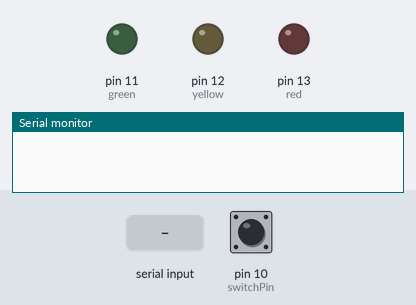
Simulated run of this sketch. Board: Arduino Uno, built with avr-gcc and run on an emulated ATmega328P. Shown: output pins drawn as LEDs (lit = HIGH), the last lines printed to the serial monitor. The inputs (shaded band) are chosen by the test bench; at power-on: pin 10 (switchPin) HIGH.

Above: at 1.2 s.
1.3 s: "1" received over Serial
At 2.3 s:
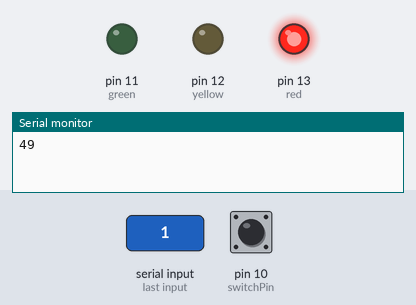
4.3 s: "2" received over Serial
At 5.3 s:
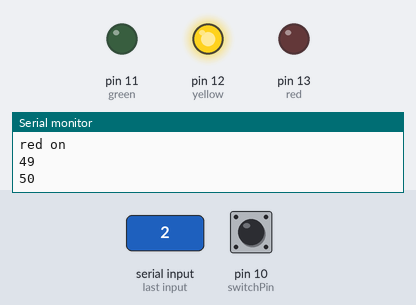
7.3 s: "3" received over Serial
At 9.3 s:
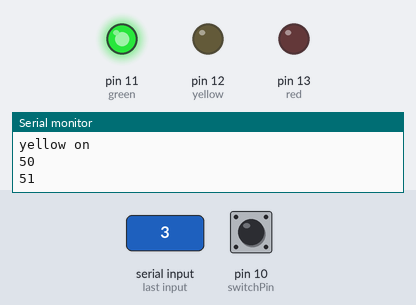
10.3 s: "4" received over Serial
At 12.3 s:
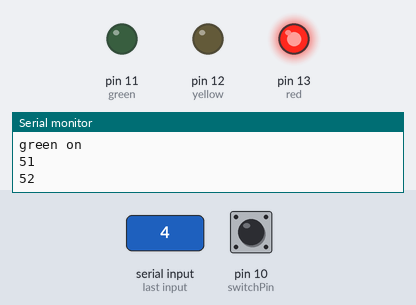
13.3 s: "5" received over Serial
16.3 s: pin 10 (switchPin) pulled LOW for 3.2 s
Timing chart, 0 to 53.5 s (numbered marks = the images above; inputs shaded):
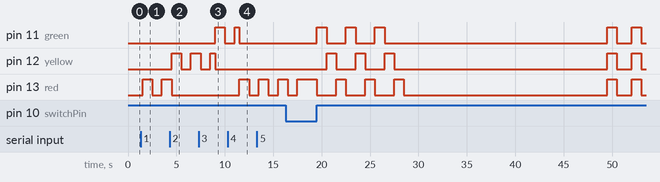

Measured:
- after the input at 1.3 s, pin 13 (red): LOW → HIGH after 0.20 s, → LOW 1.0 s later, → HIGH 1.0 s later
- after the input at 4.3 s, pin 12 (yellow): LOW → HIGH after 0.20 s, → LOW 1.0 s later, → HIGH 1.0 s later; pin 13 (red): HIGH → LOW after 0.20 s
- after the input at 7.3 s, pin 11 (green): LOW → HIGH after 1.7 s, → LOW 1.0 s later
- after the input at 10.3 s, pin 13 (red): LOW → HIGH after 1.2 s, → LOW 1.0 s later

The sketch:

jenkins_ino.ino
```cpp
int red = 13;
int yellow = 12;
int green = 11;

int switchPin = 10;

int inByte;
long lastTx = 0;

void setup() {

  Serial.begin(9600);
  pinMode(red, OUTPUT);
  pinMode(yellow, OUTPUT);
  pinMode(green, OUTPUT);

  pinMode(switchPin, INPUT);
  digitalWrite(switchPin, HIGH);
}


void loop() {

  if (digitalRead(switchPin) == HIGH){

    // check serial buffer
    if (Serial.available() > 0){
      // read serial byte
      inByte = Serial.read();
      // print serial byte
      Serial.println(inByte);
      lastTx = millis();

      digitalWrite(red, LOW);
      digitalWrite(yellow, LOW);
      digitalWrite(green, LOW);

      switch(inByte){
        // if serial value received is "49", blink yellow light
        case 49:
          blink(red);
          digitalWrite(red, HIGH);
          Serial.println("red on");
          break;
        case 50:
          blink(yellow);
          blink(yellow);
          digitalWrite(yellow, HIGH);
          Serial.println("yellow on");
          break;
        case 51:
          blink(green);
          digitalWrite(green, HIGH);
          Serial.println("green on");
          break;
        case 52:
          blink(red);
          blink(red);
          blink(red);
          digitalWrite(red, HIGH);
          Serial.println("server error");
          break;
        case 53:
          blink_cycle();
          blink_cycle();
          blink_cycle();
          Serial.println("building");
          break;
      }
      Serial.println(inByte);
    }
    else {
      if ((millis() - lastTx) > 30000) {
        alert();
      }
    }
  }
  else {
    Serial.println("lights off");
  }

  delay(500);
}

void blink_cycle(){
  digitalWrite(red, LOW);
  digitalWrite(yellow, LOW);
  digitalWrite(green, HIGH);
  delay(1000);
  digitalWrite(red, LOW);
  digitalWrite(yellow, HIGH);
  digitalWrite(green, LOW);
  delay(1000);
  digitalWrite(red, HIGH);
  digitalWrite(yellow, LOW);
  digitalWrite(green, LOW);
  delay(1000);
  digitalWrite(red, LOW);
}

void blink(int light){
  digitalWrite(light, HIGH);
  delay(1000);
  digitalWrite(light, LOW);
  delay(1000);
}

void alert() {
  digitalWrite(red, HIGH);
  digitalWrite(yellow, HIGH);
  digitalWrite(green, HIGH);
  delay(1000);
  digitalWrite(red, LOW);
  digitalWrite(yellow, LOW);
  digitalWrite(green, LOW);
  delay(1000);
}
```
